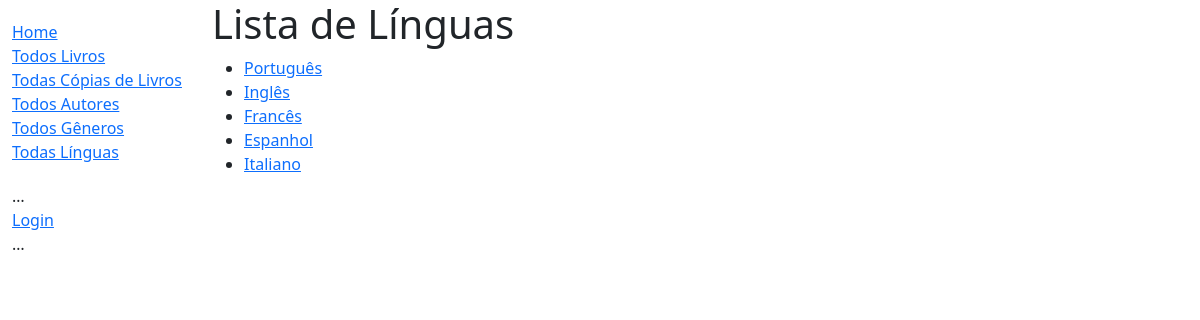
Page /acervo/linguas/ on the committed database.
### acervo/models.py (models this page shows)
class Lingua(models.Model):
    nome = models.CharField(max_length=200,
                            unique=True,
                            help_text="Língua em que o livro está escrito")
    def get_absolute_url(self):
        return reverse('detalhe-lingua', args=[str(self.id)])
    def __str__(self):
        return self.nome

### acervo/views.py (the view)
# urls.py: path('linguas/', views.LinguaListView.as_view(), name='linguas'),
class LinguaListView(generic.ListView):
    model = Lingua
    context_object_name = 'lista_linguas'
    template_name = 'acervo/lista_linguas.html'
    paginate_by = 10

### acervo/templates/acervo/lista_linguas.html
{% extends "base_generic.html" %}
{% block content %}
<h1>Lista de Línguas</h1>
<ul>
  {% for lingua in lista_linguas %}
  <li>
    <a href="{{ lingua.get_absolute_url }}">{{ lingua }}</a>
  </li>
  {% empty %}
  <li>Não há línguas disponíveis.</li>
  {% endfor %}
</ul>
{% endblock %}

### rows in the picture
Lingua: nome "Português"
Lingua: nome "Inglês"
Lingua: nome "Francês"
Lingua: nome "Espanhol"
Lingua: nome "Italiano"
